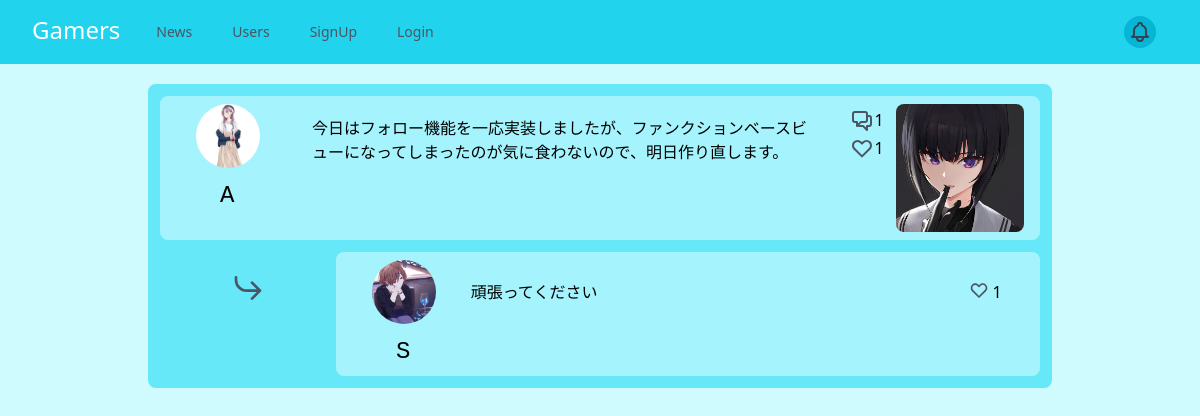
Page /post/WDaHDRk5Hw/ on the earlier database version.
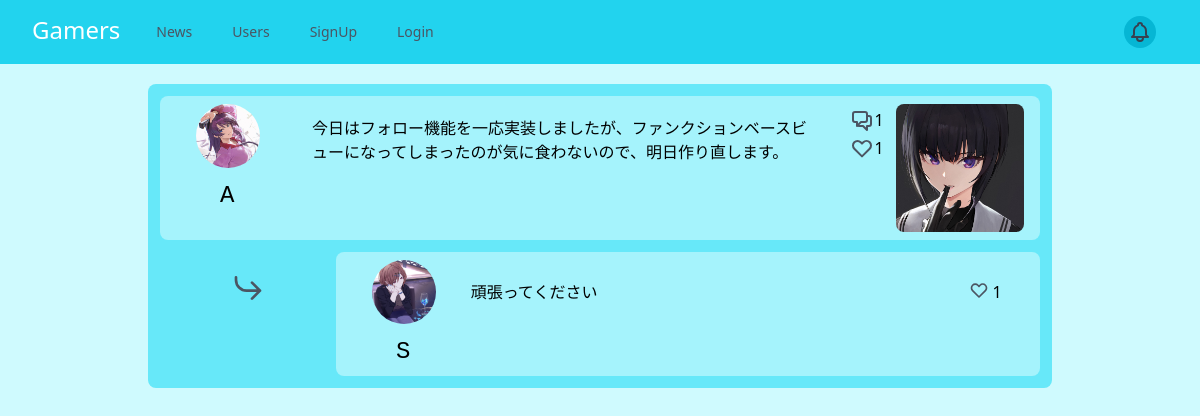
Same page on the later database version.
### base/models/post_models.py (models this page shows)
class Post(models.Model):
    id = models.CharField(default=create_id, primary_key=True, max_length=10)
    user = models.ForeignKey(User, on_delete=models.CASCADE)
    body = models.TextField(default='', blank=True, max_length=150)
    img = models.ImageField(blank=True, null=True, upload_to=get_post_image_path)
    created_at = models.DateTimeField(auto_now_add=True)
    liked = models.ManyToManyField(User, related_name="favorited", blank=True)

### base/models/user_models.py (models this page shows, shortened)
class User(AbstractBaseUser):
    id = models.CharField(default=create_id, primary_key=True, max_length=10)
    username = models.CharField(max_length=20)
    email = models.EmailField(unique=True)
    password = models.CharField(max_length=128)
    is_active = models.BooleanField(default=True)
    is_staff = models.BooleanField(default=False)
    is_admin = models.BooleanField(default=False)
    is_superuser = models.BooleanField(default=False)
    data_joined = models.DateTimeField(auto_now_add=True)
    img = models.ImageField(blank=True, null=True, upload_to=get_user_image_path,
                            default='user/l_e_others_500.png')
    following = models.ManyToManyField("self", blank=True, related_name="followed_by", symmetrical=False)
    objects = UserManager()
    USERNAME_FIELD = 'email'
    REQUIRED_FIELDS = ['username']

### base/views/post_views.py (the view)
# urls.py: path('post/<str:pk>/', PostDetail.as_view(), name="post_detail"),
class PostDetail(DetailView):
    model = Post
    template_name = 'pages/post_detail.html'

### templates/pages/post_detail.html
{% extends 'base.html' %}
{% block main %}
<div class="col-span-3 p-3 rounded-lg bg-cyan-300 mt-5 mx-32 h-min">
    {% include 'snippets/post_card.html' with post=object %}
    {% if post.comment_set.count %}
    <div class="grid grid-cols-5">
        {% for comment in post.comment_set.all %}
        <div class="col-span-1">
            <svg xmlns="http://www.w3.org/2000/svg" class="mx-auto mt-8 h-8 w-8 text-gray-600 origin-center rotate-180" fill="none" viewBox="0 0 24 24"
                 stroke="currentColor" stroke-width="2">
                <path stroke-linecap="round" stroke-linejoin="round" d="M3 10h10a8 8 0 018 8v2M3 10l6 6m-6-6l6-6"/>
            </svg>
        </div>
        <div class="col-span-4 col-start-2 mt-3 ">
            {% include 'snippets/comment_card.html' with comment=comment %}
        </div>
        {% endfor %}
    </div>
    {% endif %}
</div>
{% endblock %}

### templates/snippets/post_card.html (shortened to what this page needs)
<div class="grid grid-cols-6 bg-cyan-200 rounded-lg px-2">
    <div class="col-span-1 my-2 ml-7">
        {% if post.user.img %}
        <a href="{% url 'user_detail' post.user.id %}">
            <img src="{{ post.user.img.url }}" alt="" class="h-16 w-16 object-cover object-top rounded-full">
        </a>
        {% endif %}
        <p class="ml-6 mt-3 font-mono text-2xl">{{ post.user.username }}</p>
    </div>
    <div class="col-span-4 grid grid-cols-10">
        <div class="col-span-9 my-5 grid grid-rows-6 pr-3">
            <div class="row-span-5">
                <a href="{% url 'post_detail' post.pk %}">
                    {{ post.body }}
                </a>
            </div>
        </div>
        <div class="col-span-1 ml-2 my-3">
            <div class="flex pl-3">
                    <a href="{% url 'new_comment' post.pk %}">
                    </a>
                    {{ post.comment_set.count }}
            </div>
            <div class="flex pl-3 my-1">
                    <a href="{% url 'like' post.pk %}?next={{ request.path }}">
                    </a>
                    <span class="text-align-center">{{ post.liked.count }}</span>
            </div>
        </div>
    </div>
    <div class="col-span-1 my-2 justify-items-center">
        {% if post.img %}
        <img src="{{ post.img.url }}" alt="" class="h-32 w-32 object-cover object-top rounded-lg mx-auto">
        {% endif %}
    </div>
</div>

### templates/snippets/comment_card.html (shortened to what this page needs)
<div class="grid grid-cols-6 bg-cyan-200 rounded-lg px-2">
    <div class="col-span-1 my-2 ml-7">
        {% if comment.user.img %}
        <a href="{% url 'user_detail' comment.user.id %}">
            <img src="{{ comment.user.img.url }}" alt="" class="h-16 w-16 object-cover object-top rounded-full">
        </a>
        {% endif %}
        <p class="ml-6 mt-3 font-mono text-2xl">{{ comment.user.username }}</p>
    </div>
    <div class="col-span-5 my-4 mx-3 grid grid-cols-10">
        <div class="col-span-9 my-3 grid grid-rows-6">
            <div class="row-span-5">
                {{ comment.body }}
            </div>
        </div>
        <div class="col-span-1">
            <div class="grid grid-cols-2 my-3">
                <div class="col-span-1">
                    <a href="{% url 'like' post.pk %}?next={{ request.path }}">
                    </a>
                </div>
                <div class="col-span-1">
                    <span class="text-align-center">{{ post.liked.count }}</span>
                </div>
            </div>
        </div>
    </div>
</div>

Differences in the rows shown:
changed through a linked row, Post "今日はフォロー機能を一応実装しましたが、ファンクションベースビューになってしまったのが気に食わないので、明日作り直します。": user.img: a different picture
